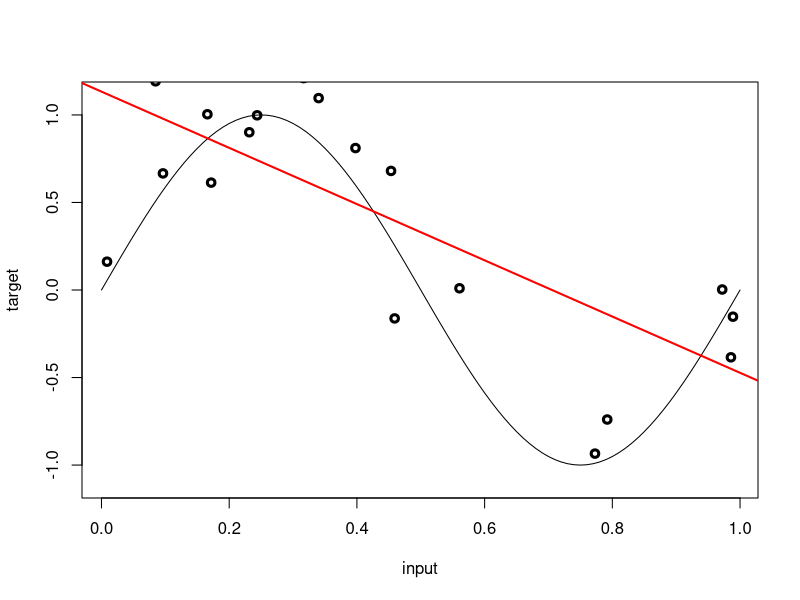
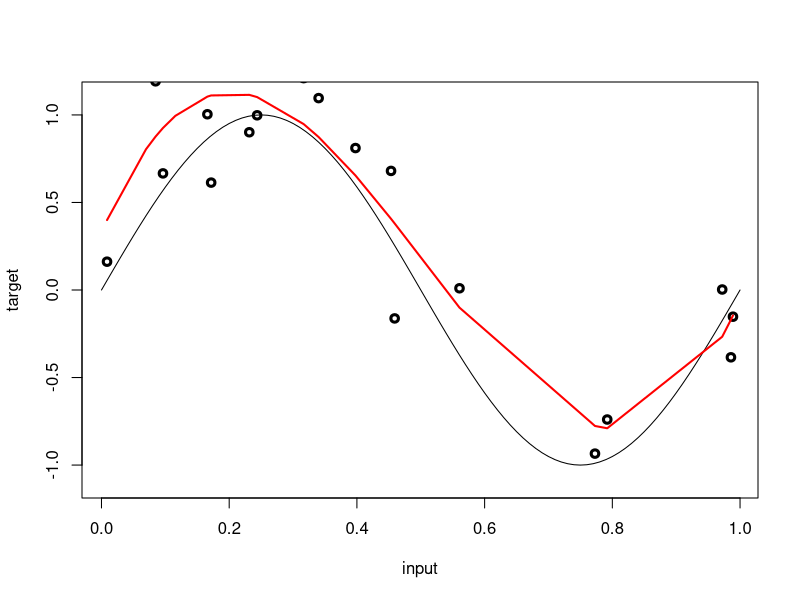
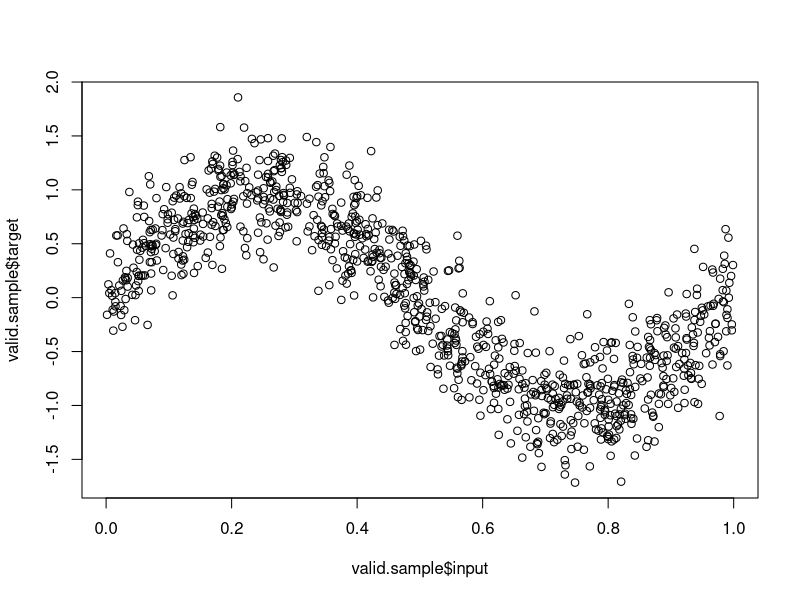
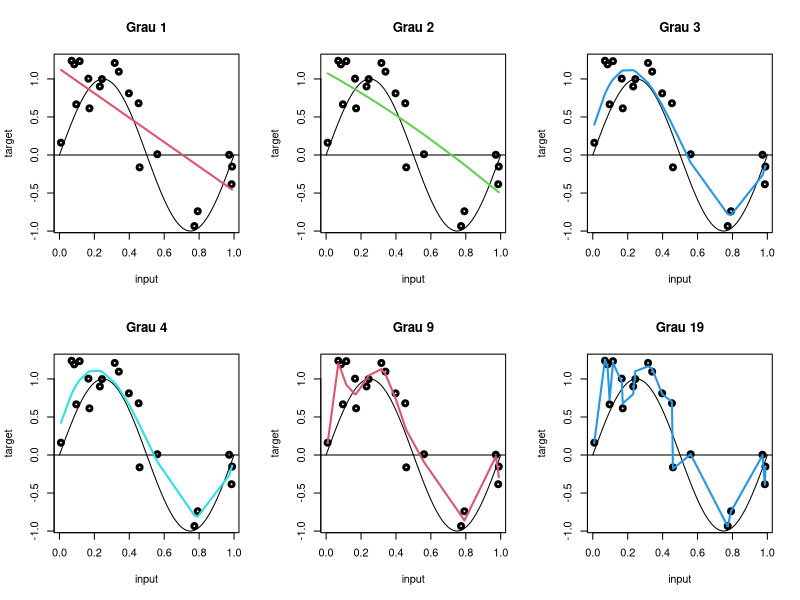
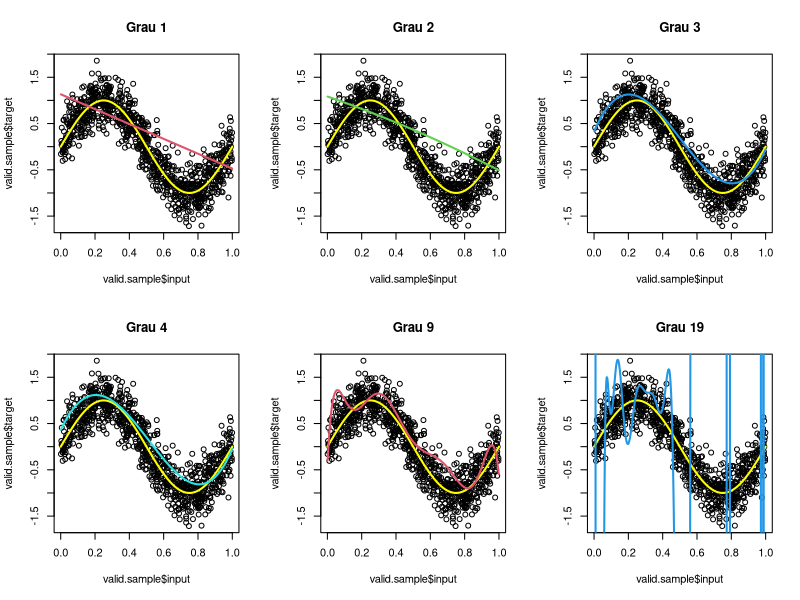
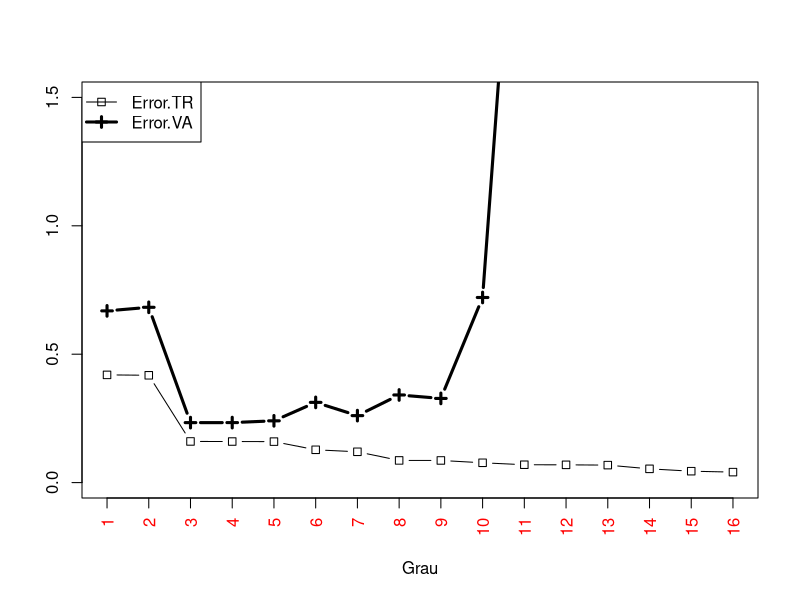
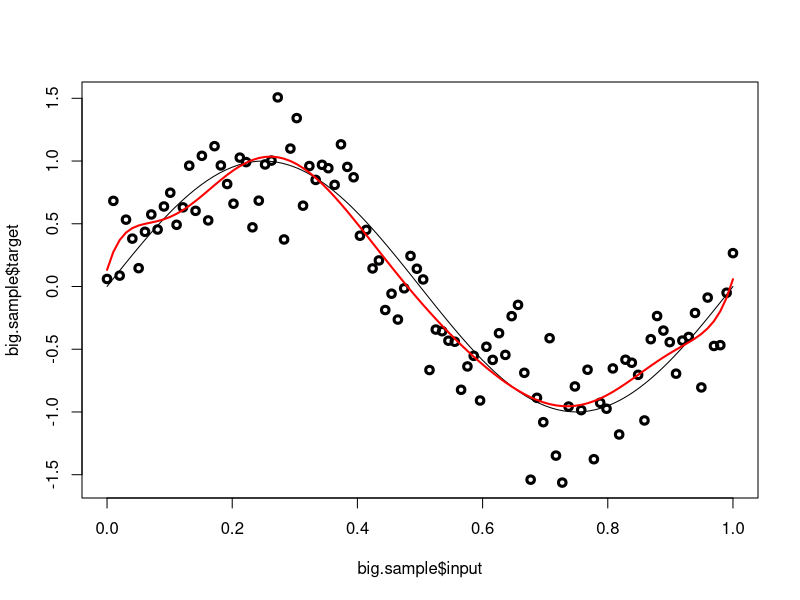
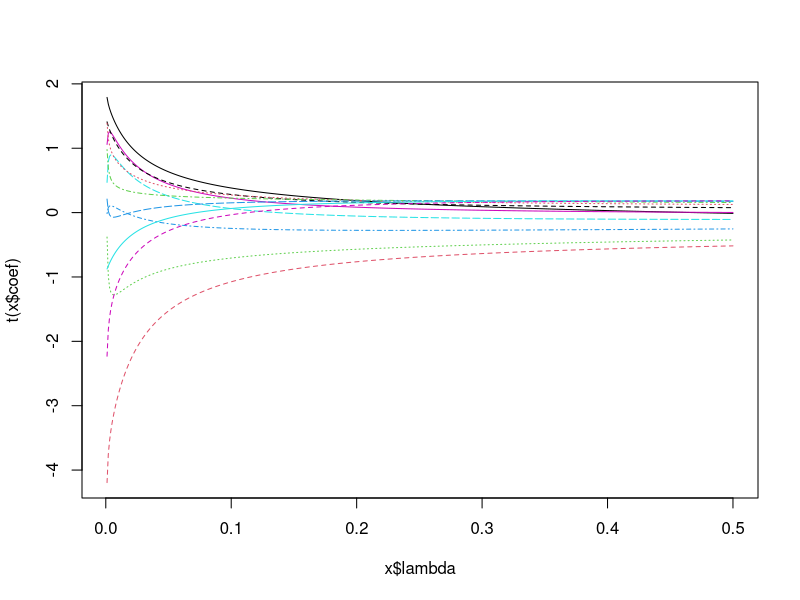

Write the R code that produced these figures, in order.
#####################################
## APA Laboratori 1 (TEMA 1)       ##
## Ridge and standard regression   ##
## version of September, 2017      ## 
#####################################


## Començarem fent bàsicament l'exemple introductori del TEMA 1 (ajust polinòmic)

set.seed (7) # per igualar els resultats de tothom (esperem!)

# Variables de control

N <- 20
a <- 0
b <- 1
sigma.quadrat <- 0.3^2

# Noteu que si poseu una expressió entre parèntesis, R l'avalúa i mostra el resultat (per això poso tants parèntesis). Proveu:

pep <- 3

(pep <- 3)

# Generació de la mostra TR (de training) de mida N, inputs x_n uniformes en (0,1)
# El sort() és per claredat, no té cap importància
# Noteu que a classe era N=10 per pura simplicitat del dibuix a la pissarra!

x <- sort(runif(N, a,b))
t <- sin(2*pi*x) + rnorm(N, mean=0, sd=sqrt(sigma.quadrat))
(sample <- data.frame(input=x,target=t))

dim(sample)
attach(sample)

# Dibuixem les dades i la funció "target" (la part regular, que voldríem detectar)
plot(input,target, lwd=3, ylim = c(-1.1, 1.1))
curve (sin(2*pi*x), a, b, add=TRUE, ylim = c(-1.1, 1.1))

# Generació de la mostra de validacio (VA) de mida N.valid, inputs x equiespaiats en (a,b)
# la usarem per fer prediccions

N.valid <- 1000

x.valid <- sort(runif(N.valid, a,b))
t.valid <- sin(2*pi*x.valid) + rnorm(N.valid, mean=0, sd=sqrt(sigma.quadrat))
valid.sample <- data.frame(input=x.valid,target=t.valid)

##################
# Regressió lineal amb grau M=1, per començar, model lineal

model <- glm (target ~ input, data = sample, family = gaussian)

model # ens diu que el model és y(x) = -1.606·x + 1.133

# fem-lo predir les dades TR (les usades per trobar el model) i calculem l'error quadràtic mitjà

(prediccio <- predict(model, data=sample))
abline(model,col="red", lwd=2)
(mean.square.error <- sum((target - prediccio)^2)/N)

# alternativament, glm() ens el calcula
(mean.square.error <- model$deviance/N)

# si mireu el help de glm() fent ?glm --que és una rutina molt potent i general, i serveix per molts tipus de regressions-- veureu que diu:

# "deviance": up to a constant, minus twice the maximized log-likelihood

# això ho hem vist a classe, en el cas de regressió lineal (el cas que ens ocupa), hem
# obtingut la suma dels error quadràtics (la deviance, en argot estadístic), per minimització del "minus log-likelihood".

# si us surt, la frase "Where sensible, the constant is chosen so that a saturated model has deviance zero" vol dir simplement que un model interpolador (que prediu exactament els targets) tindrà deviance zero.

# com a curiositat, 'null.deviance' és l'error d'un model "null" (que només te el terme
# independent), i correspón al model M=0; l'AIC el veurem més endavant (o no)

model$null.deviance/N

# Dit tot això, reprenem el fil i tornem a l'error quadràtic mitjà. Sovint és convenient treballar amb la seva arrel, per obtenir així la "llargada" del vector d'errors

(root.mse <- sqrt(model$deviance/N))

# però és encara millor normalitzar l'error, dividint per la variança dels targets, obtenint el que s'anomena NMSE (normalized mean squared error)

(NMSE <- model$deviance/((N-1)*var(target)))


# Interpretació:
#   0) Òbviament NMSE >= 0, però no té cota superior definida
#   1) un model constant que predigui la mitjana dels targets (de fet, el millor model constant), tindria un NMSE = 1.
#   2) models amb NMSE > 1 són per tant horribles; un model es comença a considerar acceptable a partir de NMSE < 0.2
#   3) observeu que, notant que l'error quadràtic no és més que l'estimació de la variança dels targets, el NMSE es pot veure com la fracció de la variança dels targets NO explicada per les prediccions del model. Per exemple, un NMSE = 0.13 correspon a un model capaç d'explicar el 87% de la variabilitat del target.

# El nostre model M=1 explica per tant només el 58% de la variabilitat del target.

#######################
# Regressió cúbica (polinomi de grau M=3, continua sent un model lineal, penseu-lo)

model <- glm (target ~ poly(input, 3, raw=TRUE), data = sample, family = gaussian)

# veiem-ne el model: summary() dóna més informació

summary(model)

# Deviance Residuals són les diferències al quadrat punt a punt. El que se'ns mostra són els estadístics (min, median, etc) de les 20 que tenim.

# els coeficients del polinomi (del model) són:

model$coefficients

# o sigui el polinomi és y(x) = 17.5885350·x^3 -26.5898537·x^2 -8.6171010·x + 0.3264768

# Std. Error és la incertesa de cada coeficient, relativa al valor del coeficient; en aquest cas són molt altes, cosa que és deguda a que només tenim 20 punts 

# La darrera columna és un test sobre la probabilitat de que cada coeficient sigui en realitat zero (i per tant, l'entrada x corresponent no té relació amb el target). Per interpretar-ho, mireu el codi inferior:

# Signif. codes:  0 ‘***’ 0.001 ‘**’ 0.01 ‘*’ 0.05 ‘.’ 0.1 ‘ ’ 1

# Entrades x amb '***' són imprescindibles, després '**', etc. Tot això, suposant, és clar, que el model és correcte (que no és el cas, com sabem, perquè l'hem dissenyat nosaltres)


# Ara ho dibuixem tot de nou

plot(input,target, lwd=3, ylim = c(-1.1, 1.1))                # dades de TR
curve (sin(2*pi*x), a, b, add=TRUE, ylim = c(-1.1, 1.1))      # part regular a modelar
points(input, predict(model), type="l", col="red", lwd=2)     # el model obtingut

# calculem l'error normalitzat NMSE a la mostra de TR

(NMSE <- model$deviance/((N-1)*var(target)))

# gairebé 84%, ha millorat força ... per cert, aquesta quantitat és el famós coeficient R^2 d'ajust en regressió (expressat com a 0.84)

# Ara veurem com calcular l'error normalitzat a la mostra de validacio
# hem de fer-ho explícitament, ja que predict() només dóna les prediccions, no els errors

# fem un cop d'ull primer a les dades de VA
plot(valid.sample$input, valid.sample$target)

# i calculem l'error
prediccions <- predict (model, newdata=valid.sample)
(NMSE.valid <- sum((valid.sample$target - prediccions)^2)/((N.valid-1)*var(valid.sample$target)))

# Quan un model és incorrecte, el seu error de predicció és alt. En cas de models sobreajustats, sol ser molt superior al de TR. En cas de models infraajustats (com és el cas ara), tots dos són elevats i similars. Aquest és un model encara infraajustat però raonable i per tant tos dos errors són relativament baixos (notem que el millor model possible tindria error sigma.quadrat = 0.09; aquest model és el propi sin() i no és un polinomi).

######################################
# Ara farem la mateixa simulació que a classe, fent regressió polinòmica, de graus M des de p a q (poden ser arbitraris, els fixarem en 1 i N-1)

p <- 1
q <- N-1

coef <- list()
model <- list()
norm.mse.train <- NULL
norm.mse.valid <- NULL

for (i in p:q)
{
  model[[i]] <- glm(target ~ poly(input, i, raw=TRUE), data = sample, family = gaussian)

  # desem coeficients del polinomi (del model) i els error de training i validacio

  coef[[i]] <- model[[i]]$coefficients
  norm.mse.train[i] <- model[[i]]$deviance/((N-1)*var(target))
  
  prediccions <- predict (model[[i]], newdata=valid.sample)  
  norm.mse.valid[i] <- sum((valid.sample$target - prediccions)^2)/((N.valid-1)*var(valid.sample$target))
}

# ho arrepleguem tot en una matriu

resultats <- cbind (Grau=p:q, Coeficients=coef, Error.train=norm.mse.train, Error.valid=norm.mse.valid)

# dibuixem 6 dels models (graus 1,2,3,4,9,19) contra les dades de training

par(mfrow=c(2, 3))                # això crea una graella (grid) de 2x3

graus <- c(1,2,3,4,9,19)

for (i in graus)
{
  plot(input,target, lwd=3)
  curve (sin(2*pi*x), a, b, add=TRUE)
  abline(0,0)
  points(input, predict(model[[i]]), type="l", col=25+i, lwd=2)
  title (main=paste('Grau',i))
}

# Ara dibuixem les prediccions dels mateixos models contra les dades de validacio
# la funció a modelar està sempre en groc, per referència

for (i in graus)
{
  plot(valid.sample$input, valid.sample$target)
  curve (sin(2*pi*x), a, b, add=TRUE, col='yellow',lwd=2)
  points(valid.sample$input, predict(model[[i]], newdata=valid.sample), type="l", col=25+i, lwd=2)
  title (main=paste('Grau',i))
}

# Ara farem una gràfica similar a la de classe: error de TR i error de VA junts, en funció del grau M; observarem els fenòmens de sobreajust i infraajust molt clarament

# Ometem els graus a partir del 17 perquè els valors es disparen i caurien fora del dibuix; però podeu mirar els resultats numèrics a la matriu:

(r <- data.frame(resultats[,-2]))

par(mfrow=c(1,1))

# preparar un plot buit
plot(1:20, 1:20, xlim=c(1,16), ylim=c(0,1.5), type = "n", xlab="Grau", ylab="", xaxt="n")  

# omplir-lo
axis(1, at=1:16,labels=1:16, col.axis="red", las=2)
points (x=r$Grau[1:16], y=r$Error.train[1:16], type='b', pch=0)
points (x=r$Grau[1:16], y=r$Error.valid[1:16], type='b', pch=3, lwd=3)

legend(x="topleft", legend=c("Error.TR", "Error.VA"), pch=c(0, 3), lwd=c(1, 3))

# Per un pèl, el menor error de VA és per M=3, per tant el métode vist a classe seleccionaria el model correcte (se'n diu "model selection"). Noteu que el "model selection" és bàsicament la detecció de la complexitat adequada al problema (la millor en aquest cas, --és a dir, dins els polinomis-- correspón a un de cúbic). Més endavant tractarem el tema de la "complexitat" d'un model des d'un de vista més general.


# Ara investigarem els propis coeficients: veurem que tot coeficient del mateix grau va fent-se gran (en valor absolut) a mesura que puja el grau màxim (tret del coeficient de grau 0 o Intercept, que més o menys es manté constant, donat que intenta seguir la mitjana dels targets, que no varia)

# Estudiem només fins al grau 10, per fer la taula manegable

coefs.table <- matrix (nrow=10, ncol=9)

for (i in 1:10)
  for (j in 1:9)
    coefs.table[i,j] <- coef[[j]][i]

coefs.table

# si cap a la finestra, movem-ne els marges: és important veure la taula d'una sola peça

# Interpretació:
#   0) Les files són els coeficients dels diferents graus 1..M i les columnes els graus M; per exemple, [3,4] és el coeficient de grau 3 del polinomi M=4
#   1) tot coeficient del mateix grau va fent-se gran (en valor absolut) a mesura que puja el grau màxim; per exemple, el coeficient de grau 2 passa de 1 a 8-9, 22-32, 69, 74, etc.
#   2) Això implica que a mesura que creix M, *tots* els coeficients es fan molt grans. I ens suggereix que, tot i sobreestimar el grau M, podríem controlar l'ajust si poguéssim limitar aquest creixement: això porta a la tècnica de regularització (que en estadística es coneix com a "ridge regression")
 
##########################################################################
# Ara comprovarem que el sobreajust disminueix amb N !!!
##########################################################################

# generació de la mostra de training de mida N, inputs x equiespaiats en (a,b)

N.big <- 100                       # abans eren 20, la resta és exactament igual
x <- seq(a,b,length.out=N.big)
t <- sin(2*pi*x) + rnorm(N.big, mean=0, sd=sqrt(sigma.quadrat))
big.sample <- data.frame(input=x,target=t)
attach(big.sample)

par(mfrow=c(1, 1))
plot(big.sample$input,big.sample$target, lwd=3)

model <- glm(target ~ poly(input, 9, raw=TRUE), data = big.sample, family = gaussian)

nmse.train <- model$deviance/((N.big-1)*var(target))

prediccions <- predict (model, newdata=valid.sample)  
nmse.valid <- sum((valid.sample$target - prediccions)^2)/((N.big-1)*var(valid.sample$target))

curve (sin(2*pi*x), a, b, add=TRUE)
points(big.sample$input, predict(model), type="l", col="red", lwd=2)

# Sí: estem modelant el TR amb M=9 i no sobreajusta tant (compareu-lo amb la gràfica que hem generat abans)

# Conclusió: a mesura que N es fa gran el problema del sobreajust s'alleuja força. En
# general, però, el concepte "N gran" depèn de quantes variables x usem per modelar i, a més, no és usual tenir control sobre N; per tant, en la pràctica caldrà restringir la mida dels coeficients.

##########################################################################
# Ara passem a regressió ridge per re-ajustar el TR més gran (N=100)
##########################################################################

library(MASS)

par(mfcol=c(1,1))

# Aquesta és la idea de la regularització; partim d'una especificació de model sobradament complexe (M=12) i limitem explícitament la mida (en valor absolut) dels coeficients, via el paràmetre lambda (constant de regularització)

# La gràcia ara és estimar un bon valor per lambda: veurem més endavant que es pot fer de manera molt eficient quan el model és lineal. Provem doncs dins una seqüència de valors molt llarga:

lambdes <- seq(0.001,0.5,0.001)

length(lambdes)

# aquest seria el model "estàndar" (sense regularitzar)
model <- glm (target ~ poly(input, 12, raw=TRUE), data = sample, family = gaussian)

# aquest seria el model regularitzat
model.ridge <- lm.ridge (model, lambda = lambdes)
plot(model.ridge, lty=1:3)

# El que veiem a la gràfica (que és molt xula) és com tots els coeficients (dels graus 1 al 12) se'n van a zero a mesura que regularitzem més (lambdes més altes)

# Igual que la crida anterior, però ara seleccionem la millor lambda (que és la que té un error quadràtic regularitzat menor); podríem haver fet només aquesta crida directament:

select( lm.ridge(model, lambda = lambdes) )

# hi ha varis criteris per seleccionar la millor lambda de manera eficient; a classe (quan toqui) veurem el GCV

# dóna lambda = 0.008, per tant ajustem un nou model (que serà el definitiu) amb aquest valor:

model.final <- lm.ridge (model,lambda=0.008)

# Compareu els dos grups de coeficients del nostre model M=12 (estàndar i regularitzats)

coef(model)         # M=12 (estàndar)

coef(model.final)   # M=12 (regularitzat)

sqrt(sum(coef(model)^2)) / sqrt(sum(coef(model.final)^2))

# per tenir una idea millor, calcularem el quocient entre uns i altres. Com sabreu de classe, el coeficient de grau 0 (Intercept) no es regularitza; per això model.final$coef no ens el dóna, però coef() sí. En general és millor usar els mètodes que permeten accedir als camps d'un objecte que accedir-hi "directament" via $

# Millor fem un plot logarítmic, per veure els ordres de magnitud
plot (log10(abs(coef(model) / coef(model.final))), xlim=c(1,13), xlab="Grau", ylab="", main="Log10 quocient", type="b")

# Queda per veure que el model regularitzat no és pitjor que l'inicial (no sigui que per penalitzar-li els coeficients ara sigui un model pitjor)

# primer calculem l'error pel mètode estàndar (sense regularitzar) com fins ara

prediccions.classic <- predict (model, newdata=valid.sample)
(NMSE.VA.classic <- sum((valid.sample$target - prediccions.classic)^2)/((N.valid-1)*var(valid.sample$target)))

# dóna terrible, com ja imaginavem

# Malauradament la funció predict() no accepta un objecte lm.ridge() --això és "culpa" dels programadors de lm.ridge(), que no van fer-ho--, no de predict(); total, que ho hem de fer nosaltres:

# primer posem els coeficients en format "xulo", amb els noms de classe

(c <- setNames(coef(model.final), paste0("c_", 0:12)))

# ara calculem les potències (els graus) per les dades x

pots <- outer (X=valid.sample$input, Y=0:12, FUN="^")

# ara calculem el propi polinomi, multiplicant coeficients per potències i sumant-ho tot (és a dir, calculem el producte escalar entre coeficients i potències)

prediccions.regul <- pots %*% c

# finalment ja podem calcular l'error d'aquestes prediccions

(NMSE.VA.regul <- sum((valid.sample$target - prediccions.regul)^2)/((N.valid-1)*var(valid.sample$target)))

# dóna 0.2368707, mentre que el model anterior, trobat per prova i error de M donava 0.2335588; és a dir, són dos models igualment bons, però el regularitzat s'ha trobat mitjançant un mecanisme de control de complexitat que és independent del métode (només afecta la funció d'error) i el paràmetre lambda és més fàcil d'ajustar i menys sensible a fluctuacions